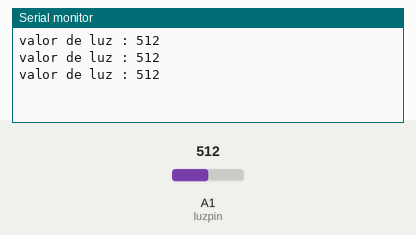
Bench run of a sketch on a simulated Arduino Leonardo, built with avr-gcc and run on an emulated ATmega32U4. On the bench: the last lines printed to the serial monitor. The test bench sets the inputs (shaded band); at power-on: A1 (luzpin) = 512.

Above: at 1.3 s.
1.4 s: A1 (luzpin) set to 716
At 1.9 s:
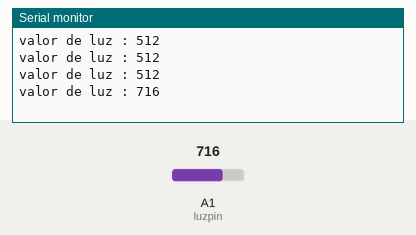
2.9 s: A1 (luzpin) set to 900
At 3.4 s:
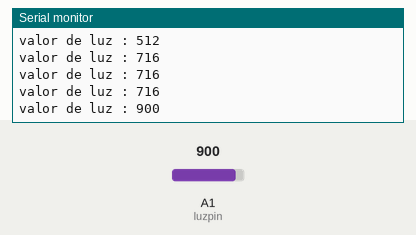
Timing chart, 0 to 5.9 s (numbered marks = the images above; inputs shaded):
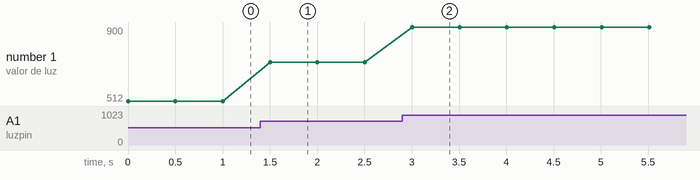

The sketch:

tp1.ino
```cpp
#define luzpin A1
int valor;
void setup() {
  pinMode(luzpin, INPUT);
  Serial.begin(9600);
}

void loop() {
valor = analogRead(luzpin);
Serial.print("valor de luz : ");
Serial.println(valor);
delay(500);
}
```

Measured:
- after the input at 1.4 s, the serial monitor: prints a new line after 0.10 s (image 1)
- after the input at 2.9 s, the serial monitor: prints a new line after 0.10 s (image 2)
- plotted number 1: 512 → 716 after the input at 1.4 s, 716 → 900 after the input at 2.9 s
